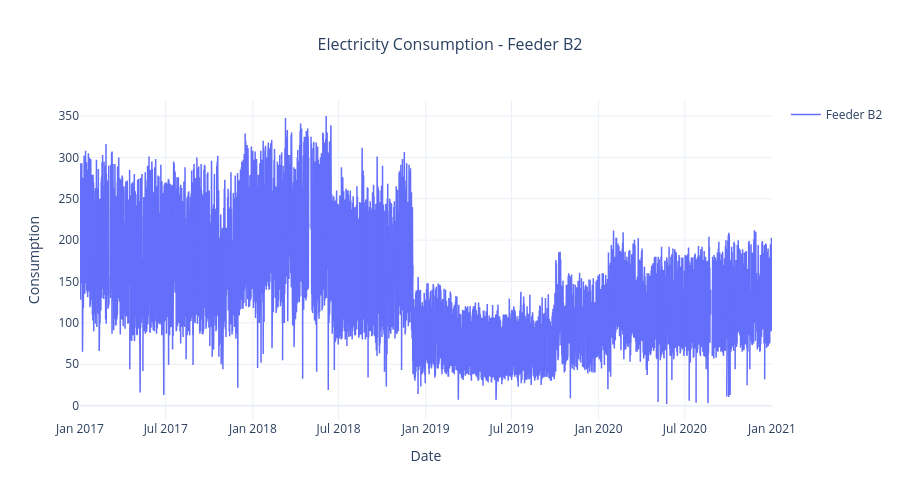
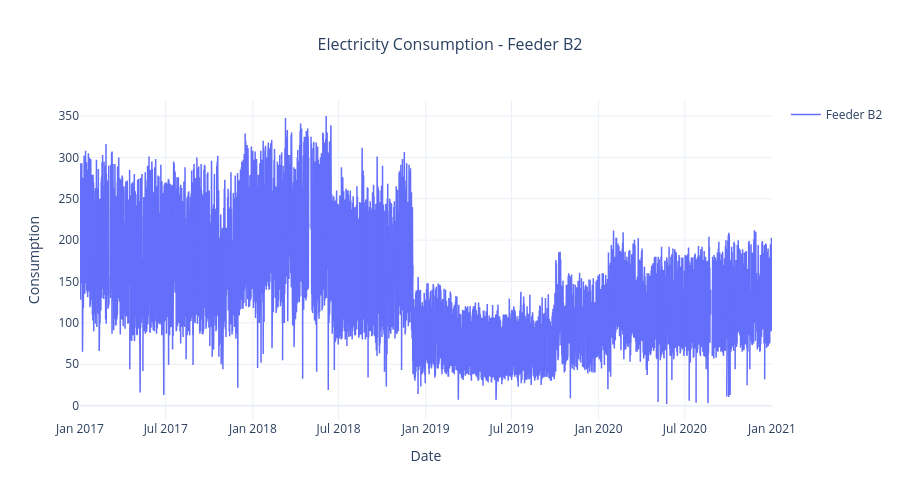

These figures' notebook cell, in order:
### Markdown cell above
## Apply IQR to B2

### Code cell
B2_data.apply_iqr()
B2_data.plot() #Look at the graph after applying IQR

### Figure 1 — Plotly figure (JSON) as saved in the notebook; plotly's stock layout.template omitted (floating-point values rounded to 4 significant figures; data arrays with more than 128 entries replaced by an {"elided": "..."} marker saying what was removed)
{"data": [{"hovertemplate": "<b>Date:</b> %{x}<br><b>Consumption:</b> %{y:.2f}<extra></extra>", "line": {"width": 1.5}, "mode": "lines", "name": "Feeder B2", "type": "scatter", "x": {"elided": "34944 str values"}, "y": {"elided": "34944 float values"}}], "layout": {"height": 500, "hovermode": "x unified", "showlegend": true, "title": {"font": {"size": 16}, "text": "Electricity Consumption - Feeder B2", "x": 0.5}, "xaxis": {"title": {"text": "Date"}}, "yaxis": {"title": {"text": "Consumption"}}}}

### Figure 2 — Plotly figure (JSON) as saved in the notebook; plotly's stock layout.template omitted (floating-point values rounded to 4 significant figures; data arrays with more than 128 entries replaced by an {"elided": "..."} marker saying what was removed)
{"data": [{"hovertemplate": "<b>Date:</b> %{x}<br><b>Consumption:</b> %{y:.2f}<extra></extra>", "line": {"width": 1.5}, "mode": "lines", "name": "Feeder B2", "type": "scatter", "x": {"elided": "34944 str values"}, "y": {"elided": "34944 float values"}}], "layout": {"height": 500, "hovermode": "x unified", "showlegend": true, "title": {"font": {"size": 16}, "text": "Electricity Consumption - Feeder B2", "x": 0.5}, "xaxis": {"title": {"text": "Date"}}, "yaxis": {"title": {"text": "Consumption"}}}}
